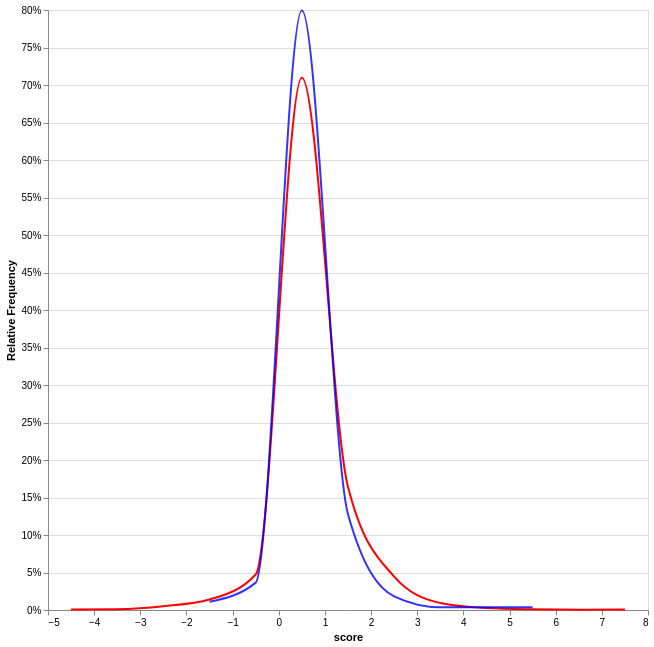

Here is the Vega-Lite specification saved for this chart:
### Vega-Lite specification from a JSON file in a GitHub repository (floating-point values rounded to 4 significant figures; data arrays with more than 128 entries replaced by an {"elided": "..."} marker saying what was removed)
{"$schema": "https://vega.github.io/schema/vega-lite/v5.json", "data": {"values": {"elided": "9518 records"}}, "width": 600, "height": 600, "layer": [{"transform": [{"filter": "datum.tag == 'wordpress' "}, {"bin": {"anchor": 0, "step": 1}, "field": "score", "as": "bin_value"}, {"aggregate": [{"op": "count", "as": "Count"}], "groupby": ["bin_value", "bin_value_end"]}, {"joinaggregate": [{"op": "sum", "field": "Count", "as": "TotalCount"}]}, {"calculate": "datum.Count/datum.TotalCount", "as": "PercentOfTotal"}], "mark": {"type": "line", "interpolate": "monotone"}, "encoding": {"x": {"title": "score", "field": "bin_value", "bin": {"binned": true, "step": 1}}, "x2": {"field": "bin_value_end"}, "y": {"title": "Relative Frequency", "field": "PercentOfTotal", "type": "quantitative", "axis": {"format": ".1~%"}}, "color": {"value": "red"}}}, {"transform": [{"filter": "datum.tag == 'drupal' "}, {"bin": {"anchor": 0, "step": 1}, "field": "score", "as": "bin_value"}, {"aggregate": [{"op": "count", "as": "Count"}], "groupby": ["bin_value", "bin_value_end"]}, {"joinaggregate": [{"op": "sum", "field": "Count", "as": "TotalCount"}]}, {"calculate": "datum.Count/datum.TotalCount", "as": "PercentOfTotal"}, {"calculate": "datum.Count/datum.TotalCount", "as": "PercentOfTotal"}], "mark": {"type": "line", "interpolate": "monotone"}, "encoding": {"x": {"title": "score", "field": "bin_value", "bin": {"binned": true}}, "x2": {"field": "bin_value_end"}, "y": {"title": "Relative Frequency", "field": "PercentOfTotal", "type": "quantitative", "axis": {"format": ".1~%"}}, "opacity": {"value": 0.8}, "stroke": {"value": "blue"}}}]}
